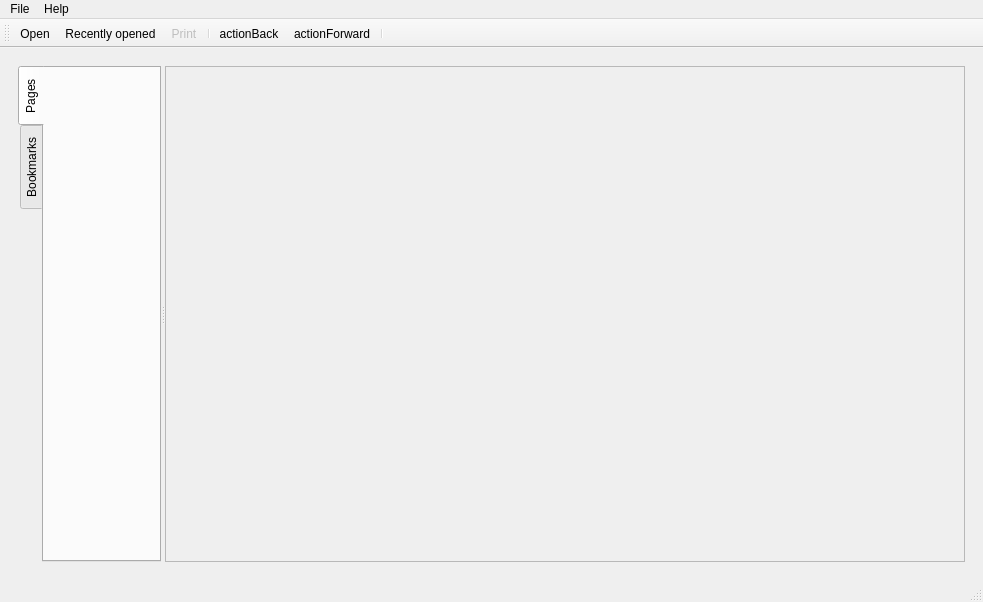
<?xml version="1.0" encoding="UTF-8"?>
<ui version="4.0">
 <class>MainWindow</class>
 <widget class="QMainWindow" name="MainWindow">
  <property name="geometry">
   <rect>
    <x>0</x>
    <y>0</y>
    <width>983</width>
    <height>602</height>
   </rect>
  </property>
  <property name="windowTitle">
   <string>Document Viewer Demo</string>
  </property>
  <property name="windowIcon">
   <iconset resource="../../../../../../build/dev/qtdoc/examples/demos/documentviewer/app/.rcc/documentviewer.qrc">
    <normaloff>:/demos/documentviewer/images/qt-logo.png</normaloff>:/demos/documentviewer/images/qt-logo.png</iconset>
  </property>
  <widget class="QWidget" name="centralwidget">
   <property name="enabled">
    <bool>true</bool>
   </property>
   <layout class="QVBoxLayout" name="verticalLayout">
    <item>
     <widget class="QWidget" name="viewArea" native="true">
      <layout class="QVBoxLayout" name="verticalLayout_2">
       <item>
        <widget class="QSplitter" name="splitter">
         <property name="orientation">
          <enum>Qt::Horizontal</enum>
         </property>
         <widget class="QTabWidget" name="tabWidget">
          <property name="tabPosition">
           <enum>QTabWidget::West</enum>
          </property>
          <property name="currentIndex">
           <number>0</number>
          </property>
          <widget class="QWidget" name="bookmarkTab">
           <attribute name="title">
            <string>Pages</string>
           </attribute>
          </widget>
          <widget class="QWidget" name="pagesTab">
           <attribute name="title">
            <string>Bookmarks</string>
           </attribute>
          </widget>
         </widget>
         <widget class="QScrollArea" name="scrollArea">
          <property name="sizePolicy">
           <sizepolicy hsizetype="Expanding" vsizetype="Expanding">
            <horstretch>0</horstretch>
            <verstretch>0</verstretch>
           </sizepolicy>
          </property>
          <property name="minimumSize">
           <size>
            <width>800</width>
            <height>0</height>
           </size>
          </property>
          <property name="widgetResizable">
           <bool>true</bool>
          </property>
          <widget class="QWidget" name="scrollAreaWidgetContents">
           <property name="geometry">
            <rect>
             <x>0</x>
             <y>0</y>
             <width>798</width>
             <height>479</height>
            </rect>
           </property>
          </widget>
         </widget>
        </widget>
       </item>
      </layout>
     </widget>
    </item>
   </layout>
  </widget>
  <widget class="QMenuBar" name="menubar">
   <property name="geometry">
    <rect>
     <x>0</x>
     <y>0</y>
     <width>983</width>
     <height>23</height>
    </rect>
   </property>
   <widget class="QMenu" name="qtFileMenu">
    <property name="title">
     <string>File</string>
    </property>
    <addaction name="actionOpen"/>
    <addaction name="actionRecent"/>
    <addaction name="actionPrint"/>
    <addaction name="actionQuit"/>
   </widget>
   <widget class="QMenu" name="menuHelp">
    <property name="title">
     <string>Help</string>
    </property>
    <addaction name="actionAbout"/>
    <addaction name="actionAboutQt"/>
   </widget>
   <addaction name="qtFileMenu"/>
   <addaction name="menuHelp"/>
  </widget>
  <widget class="QStatusBar" name="statusbar"/>
  <widget class="QToolBar" name="mainToolBar">
   <property name="windowTitle">
    <string>toolBar</string>
   </property>
   <attribute name="toolBarArea">
    <enum>TopToolBarArea</enum>
   </attribute>
   <attribute name="toolBarBreak">
    <bool>false</bool>
   </attribute>
   <addaction name="actionOpen"/>
   <addaction name="actionRecent"/>
   <addaction name="actionPrint"/>
   <addaction name="separator"/>
   <addaction name="actionBack"/>
   <addaction name="actionForward"/>
   <addaction name="separator"/>
  </widget>
  <action name="actionOpen">
   <property name="icon">
    <iconset theme="document-open">
     <normaloff>.</normaloff>.</iconset>
   </property>
   <property name="text">
    <string>Open</string>
   </property>
   <property name="shortcut">
    <string>Ctrl+O</string>
   </property>
  </action>
  <action name="actionAbout">
   <property name="icon">
    <iconset theme="help-about" resource="../../../../../../build/dev/qtdoc/examples/demos/documentviewer/app/.rcc/documentviewer.qrc">
     <normaloff>:/demos/documentviewer/images/qt-logo.png</normaloff>:/demos/documentviewer/images/qt-logo.png</iconset>
   </property>
   <property name="text">
    <string>about documentviewer</string>
   </property>
   <property name="toolTip">
    <string>Show information about the Document Viewer deomo.</string>
   </property>
   <property name="shortcut">
    <string>Ctrl+H</string>
   </property>
  </action>
  <action name="actionForward">
   <property name="icon">
    <iconset theme="go-next">
     <normaloff>.</normaloff>.</iconset>
   </property>
   <property name="text">
    <string>actionForward</string>
   </property>
   <property name="toolTip">
    <string>One step forward</string>
   </property>
   <property name="shortcut">
    <string>Right</string>
   </property>
  </action>
  <action name="actionBack">
   <property name="icon">
    <iconset theme="go-previous">
     <normaloff>.</normaloff>.</iconset>
   </property>
   <property name="text">
    <string>actionBack</string>
   </property>
   <property name="toolTip">
    <string>One step back</string>
   </property>
   <property name="shortcut">
    <string>Left</string>
   </property>
  </action>
  <action name="actionPrint">
   <property name="enabled">
    <bool>false</bool>
   </property>
   <property name="icon">
    <iconset theme="document-print" resource="../../../../../../build/dev/qtdoc/examples/demos/documentviewer/app/.rcc/documentviewer.qrc">
     <normaloff>:/demos/documentviewer/images/print.png</normaloff>:/demos/documentviewer/images/print.png</iconset>
   </property>
   <property name="text">
    <string>Print</string>
   </property>
   <property name="toolTip">
    <string>Print current file</string>
   </property>
   <property name="shortcut">
    <string>Ctrl+P</string>
   </property>
  </action>
  <action name="actionAboutQt">
   <property name="icon">
    <iconset resource="../../../../../../build/dev/qtdoc/examples/demos/documentviewer/app/.rcc/documentviewer.qrc">
     <normaloff>:/demos/documentviewer/images/qt-logo.png</normaloff>
     <normalon>:/demos/documentviewer/images/qt-logo.png</normalon>:/demos/documentviewer/images/qt-logo.png</iconset>
   </property>
   <property name="text">
    <string>About Qt</string>
   </property>
   <property name="toolTip">
    <string>Show Qt license information</string>
   </property>
   <property name="shortcut">
    <string>Ctrl+I</string>
   </property>
  </action>
  <action name="actionRecent">
   <property name="icon">
    <iconset theme="document-open-recent">
     <normaloff>.</normaloff>.</iconset>
   </property>
   <property name="text">
    <string>Recently opened...</string>
   </property>
   <property name="shortcut">
    <string>Meta+R</string>
   </property>
  </action>
  <action name="actionQuit">
   <property name="icon">
    <iconset theme="application-exit">
     <normaloff>.</normaloff>.</iconset>
   </property>
   <property name="text">
    <string>Quit</string>
   </property>
   <property name="toolTip">
    <string>Quit the application</string>
   </property>
   <property name="shortcut">
    <string>Ctrl+Q</string>
   </property>
  </action>
 </widget>
 <resources>
  <include location="../../../../../../build/dev/qtdoc/examples/demos/documentviewer/app/.rcc/documentviewer.qrc"/>
 </resources>
 <connections>
  <connection>
   <sender>actionQuit</sender>
   <signal>triggered()</signal>
   <receiver>MainWindow</receiver>
   <slot>close()</slot>
   <hints>
    <hint type="sourcelabel">
     <x>-1</x>
     <y>-1</y>
    </hint>
    <hint type="destinationlabel">
     <x>491</x>
     <y>300</y>
    </hint>
   </hints>
  </connection>
 </connections>
</ui>
